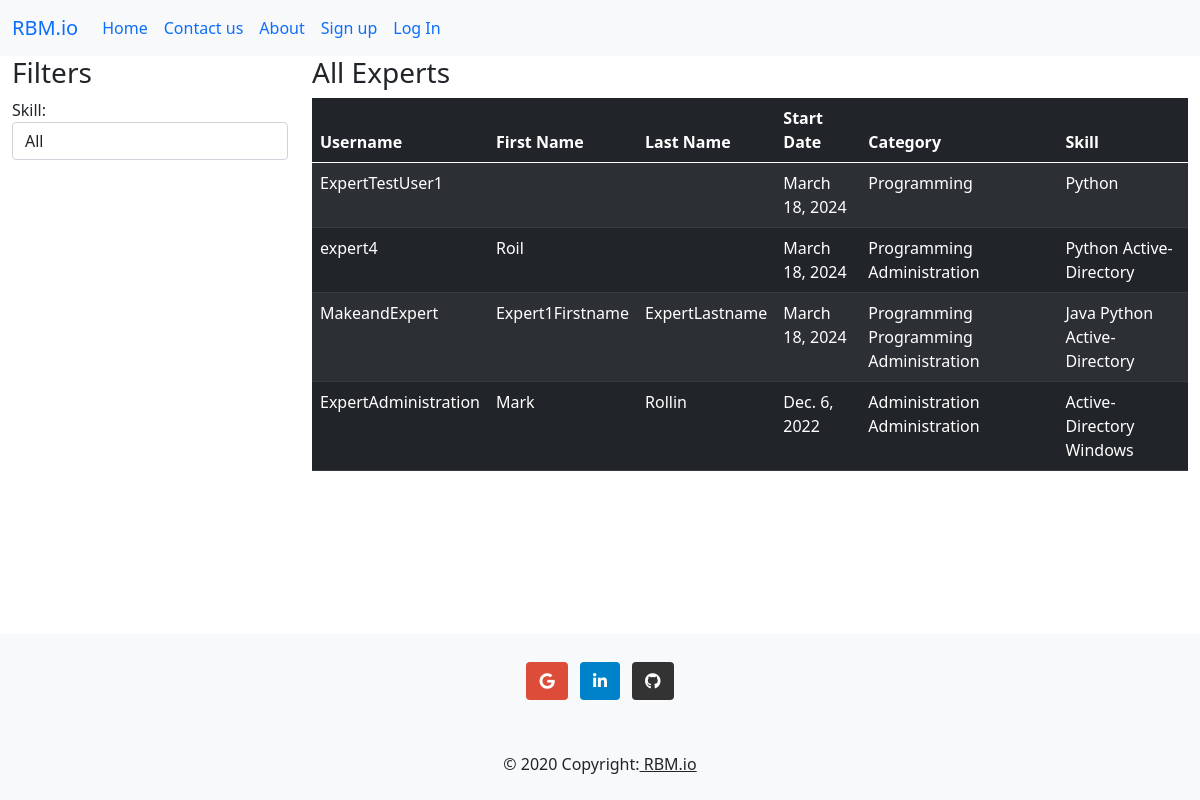
Page /user_app/listexpert/ on the earlier database version.
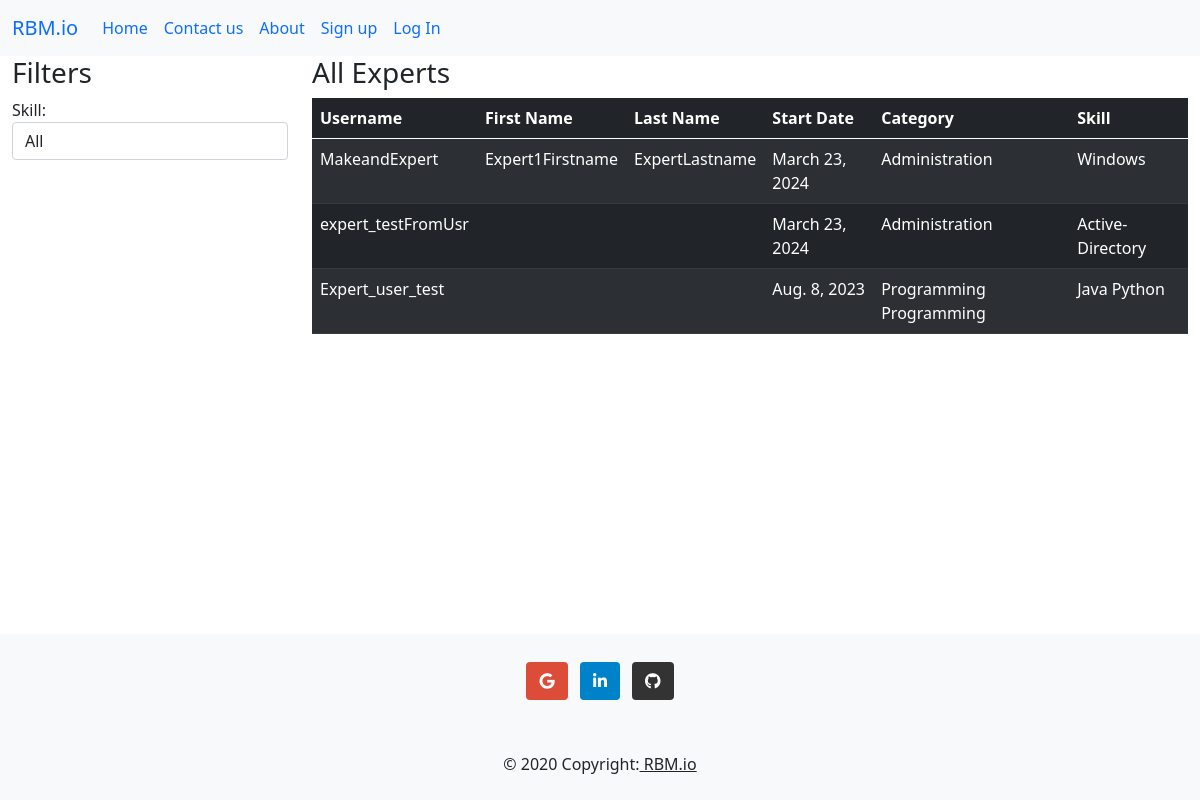
Same page on the later database version.
### user_app/models.py (models this page shows, shortened)
class Expert(models.Model):
    user = models.OneToOneField(CustomUser, on_delete=models.CASCADE)
    skills = models.ManyToManyField(Skill, related_name='experts')
    start_date = models.DateField()

class CustomUser(AbstractUser):
    location = models.CharField(max_length=200, null=True, blank=True)
    name = models.CharField(max_length=200, blank=True, null=True)
    is_customer = models.BooleanField(default=False)
    is_expert = models.BooleanField(default=False)
    is_manager = models.BooleanField(default=False)
    created_at = models.DateTimeField(auto_now_add=True)
    updated_at = models.DateTimeField(auto_now=True)

class Skill(models.Model):
    name = models.CharField(max_length=100, null=True, blank=True)
    category = models.CharField(max_length=100, null=True, blank=True)
    level = models.SmallIntegerField()

### user_app/views.py (the view)
# urls.py: path('listexpert/', ExpertListView.as_view(), name='list_expert'),
class ExpertListView(ListView):
    model = Expert
    template_name = 'customer/listexpert.html'
    context_object_name = 'experts'
    paginate_by = 5
    def get_queryset(self):
        queryset = super().get_queryset()
        category = self.request.GET.get('category')
        skill = self.request.GET.get('skill')
        if category:
            queryset = queryset.filter(skills__category=category)
        if skill:
            queryset = queryset.filter(skills__name=skill)
        return queryset.distinct()  # Ensure unique experts are returned
    def get_context_data(self, **kwargs):
        context = super().get_context_data(**kwargs)
        context['categories'] = Skill.objects.values_list('category', flat=True).distinct()
        context['skills'] = Skill.objects.values_list('name', flat=True).distinct()
        return context

### user_app/templates/customer/listexpert.html (shortened to what this page needs)
{% extends 'base.html' %}
{% block content %}
<div class="container-fluid">
    <div class="row">
        <div class="col-lg-3">
            <h3>Filters</h3>
            <div class="form-group">
                <label for="skill">Skill:</label>
                <select class="form-control" id="skill" name="skill">
                    <option value="">All</option>
                </select>
            </div>
        </div>
        <div class="col-lg-9">
            <h3>All Experts</h3>
            <div class="table-responsive" id="expert-table">
                <table class="table table-dark table-striped">
                    <thead>
                        <tr>
                            <th scope="col">Username</th>
                            <th scope="col">First Name</th>
                            <th scope="col">Last Name</th>
                            <th scope="col">Start Date</th>
                            <th scope="col">Category</th>
                            <th scope="col">Skill</th>
                        </tr>
                    </thead>
                    <tbody>
                        {% for expert in experts %}
                        <tr>
                            <td>{{ expert.user.username }}</td>
                            <td>{{ expert.user.first_name }}</td>
                            <td>{{ expert.user.last_name }}</td>
                            <td>{{ expert.start_date }}</td>
                            <td>
                                {% for skill in expert.skills.all %}
                                {{ skill.category }}
                                {% endfor %}
                            </td>
                            <td>
                                {% for skill in expert.skills.all %}
                                {{ skill.name }}
                                {% endfor %}
                            </td>
                        </tr>
                        {% endfor %}
                    </tbody>
                </table>
            </div>
        </div>
    </div>
</div>
{% endblock %}

### user_app/templates/base.html (shortened to what this page needs)
{% load static %}
<!DOCTYPE html>
<html lang="en">
<head>
    <link rel="stylesheet" href="https://cdnjs.cloudflare.com/ajax/libs/font-awesome/5.15.3/css/all.min.css">
    <link href="https://cdn.jsdelivr.net/npm/bootstrap@5.0.1/dist/css/bootstrap.min.css" rel="stylesheet">
    <link rel="stylesheet" href="{% static 'css/style.css' %}">
</head>
<body>
    <nav class="navbar navbar-expand-lg bg-light">
        <div class="container-fluid">
            <a class="navbar-brand" href="#">RBM.io</a>
            <div class="collapse navbar-collapse" id="navbarNavAltMarkup">
                <div class="navbar-nav">
                    <a class="nav-link" href="{% url 'home' %}">Home</a>
                    <a class="nav-link" href="#">Contact us</a>
                    <a class="nav-link" href="{% url 'about'%}">About</a>
                    {% if user.is_authenticated %}
                        <a class="nav-link" href="{% url 'confirmlogout'%}">Logout</a>
                        <a class="nav-link" href="{% url 'customer_profile'%}">Profile</a>
                        <a class="nav-link" href="{% url 'list_expert'%}">Our Consultants</a>
                        <a class="nav-link" href="{% url 'expert_booking' %}">Book an Expert</a>
                        <a class="nav-link" href="{% url 'booking_success' %}">Your Expert Booking</a>
                    {% else %}
                        <a class="nav-link" href="{% url 'signup'%}">Sign up</a>
                        <a class="nav-link" href="{% url 'login'%}">Log In</a>
                    {% endif %}
                </div>
            </div>
        </div>
    </nav>
    <main>
        {% block content %}
        {% endblock content %}
    </main>
    <footer class="bg-light container-fluid fixed-bottom text-center">
        <div class="container p-4 pb-0">
            <section class="mb-4 w-100">
                <a class="btn text-white btn-floating m-1" style="background-color: #dd4b39;" href="#!" role="button"><i class="fab fa-google"></i></a>
                <a class="btn text-white btn-floating m-1" style="background-color: #0082ca;" href="#!" role="button"><i class="fab fa-linkedin-in"></i></a>
                <a class="btn text-white btn-floating m-1" style="background-color: #333333;" href="#!" role="button"><i class="fab fa-github"></i></a>
            </section>
        </div>
        <div class="text-center p-4">
            © 2020 Copyright:<a class="text-body" href="RBM.io">&nbsp;RBM.io</a>
        </div>
    </footer>
</body>
</html>

Differences in the rows shown:
removed Expert: user.username "ExpertTestUser1", start_date "March 18, 2024", Skill (category "Programming", name "Python")
removed Expert: user.username "expert4", user.first_name "Roil", start_date "March 18, 2024", Skill (category "Programming", name "Python"), Skill (category "Administration", name "Active-Directory")
removed Expert: user.username "ExpertAdministration", user.first_name "Mark", user.last_name "Rollin", start_date "Dec. 6, 2022", Skill (category "Administration", name "Active-Directory"), Skill (category "Administration", name "Windows")
changed Expert "MakeandExpert": start_date "March 18, 2024" → "March 23, 2024"; gains Skill (category "Administration", name "Windows"); loses Skill (category "Programming", name "Java"); loses Skill (category "Programming", name "Python"); loses Skill (category "Administration", name "Active-Directory")
added Expert: user.username "expert_testFromUsr", start_date "March 23, 2024", Skill (category "Administration", name "Active-Directory")
added Expert: user.username "Expert_user_test", start_date "Aug. 8, 2023", Skill (category "Programming", name "Java"), Skill (category "Programming", name "Python")
